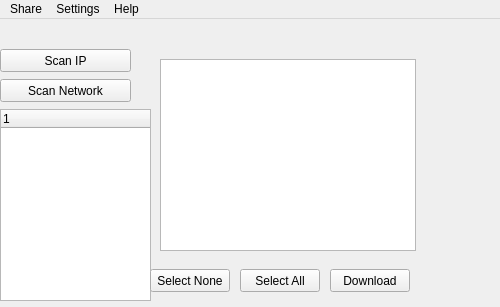
<?xml version="1.0" encoding="UTF-8"?>
<ui version="4.0">
 <class>FileSharing_GUI</class>
 <widget class="QMainWindow" name="FileSharing_GUI">
  <property name="geometry">
   <rect>
    <x>0</x>
    <y>0</y>
    <width>500</width>
    <height>307</height>
   </rect>
  </property>
  <property name="minimumSize">
   <size>
    <width>500</width>
    <height>300</height>
   </size>
  </property>
  <property name="windowTitle">
   <string>Simple File Sharing</string>
  </property>
  <widget class="QWidget" name="centralWidget">
   <widget class="QPushButton" name="scanNetworkButton">
    <property name="geometry">
     <rect>
      <x>0</x>
      <y>60</y>
      <width>131</width>
      <height>23</height>
     </rect>
    </property>
    <property name="text">
     <string>Scan Network</string>
    </property>
   </widget>
   <widget class="QTreeWidget" name="treeWidget">
    <property name="geometry">
     <rect>
      <x>0</x>
      <y>90</y>
      <width>151</width>
      <height>192</height>
     </rect>
    </property>
    <property name="cursor" stdset="0">
     <cursorShape>PointingHandCursor</cursorShape>
    </property>
    <property name="focusPolicy">
     <enum>Qt::WheelFocus</enum>
    </property>
    <column>
     <property name="text">
      <string notr="true">1</string>
     </property>
    </column>
   </widget>
   <widget class="QTableView" name="tableView">
    <property name="geometry">
     <rect>
      <x>160</x>
      <y>40</y>
      <width>256</width>
      <height>192</height>
     </rect>
    </property>
   </widget>
   <widget class="QPushButton" name="downloadButton">
    <property name="geometry">
     <rect>
      <x>330</x>
      <y>250</y>
      <width>80</width>
      <height>23</height>
     </rect>
    </property>
    <property name="text">
     <string>Download</string>
    </property>
   </widget>
   <widget class="QPushButton" name="scanIpButton">
    <property name="geometry">
     <rect>
      <x>0</x>
      <y>30</y>
      <width>131</width>
      <height>23</height>
     </rect>
    </property>
    <property name="text">
     <string>Scan IP</string>
    </property>
   </widget>
   <widget class="QPushButton" name="selectAllButton">
    <property name="geometry">
     <rect>
      <x>240</x>
      <y>250</y>
      <width>80</width>
      <height>23</height>
     </rect>
    </property>
    <property name="text">
     <string>Select All</string>
    </property>
   </widget>
   <widget class="QPushButton" name="selectNoneButton">
    <property name="geometry">
     <rect>
      <x>150</x>
      <y>250</y>
      <width>80</width>
      <height>23</height>
     </rect>
    </property>
    <property name="text">
     <string>Select None</string>
    </property>
   </widget>
  </widget>
  <widget class="QMenuBar" name="menuBar">
   <property name="geometry">
    <rect>
     <x>0</x>
     <y>0</y>
     <width>500</width>
     <height>27</height>
    </rect>
   </property>
   <widget class="QMenu" name="menuAdd">
    <property name="title">
     <string>Share</string>
    </property>
    <addaction name="actionFilie_or_Directory"/>
   </widget>
   <widget class="QMenu" name="menuHelp">
    <property name="title">
     <string>Help</string>
    </property>
    <addaction name="actionWhat_s_This"/>
    <addaction name="actionAbout"/>
   </widget>
   <widget class="QMenu" name="menuOptions">
    <property name="title">
     <string>Settings</string>
    </property>
    <addaction name="actionDownloaded_Directory"/>
    <addaction name="actionSet_network"/>
   </widget>
   <addaction name="menuAdd"/>
   <addaction name="menuOptions"/>
   <addaction name="menuHelp"/>
  </widget>
  <action name="actionFilie_or_Directory">
   <property name="text">
    <string>Filie</string>
   </property>
  </action>
  <action name="actionWhat_s_This">
   <property name="text">
    <string>What's This</string>
   </property>
  </action>
  <action name="actionAbout">
   <property name="text">
    <string>About</string>
   </property>
  </action>
  <action name="actionDownloaded_Directory">
   <property name="text">
    <string>Download directory</string>
   </property>
  </action>
  <action name="actionSet_network">
   <property name="text">
    <string>Set network</string>
   </property>
  </action>
 </widget>
 <layoutdefault spacing="6" margin="11"/>
 <resources/>
 <connections/>
</ui>
